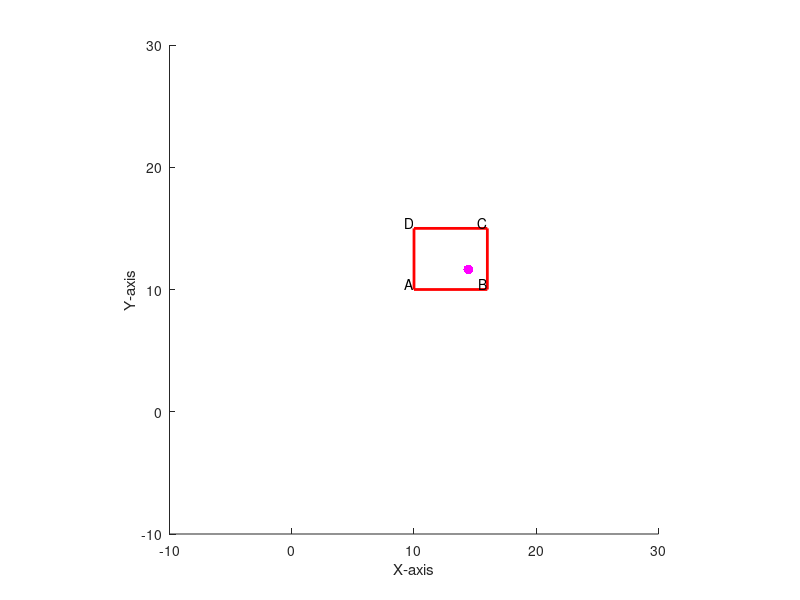

The MATLAB script that drew this image: (Note: this script raises an error after producing the figure.)
% Create figure
close all;
figure;
length = 6;
height = 5;
m = 0.3; % marin from the edges of the table.
x = 10;
y = 10;

% Draw rectangle
rectangle('Position', [x, y, length, height], 'EdgeColor', 'r', 'LineWidth', 2);
A = [x,y];
B = [x+length,y];
D = [x,y+height];
C = [x+length,y+height];
hold on; % Allow plots to be overlaid

%name the corners
text(A(1), A(2), 'A', 'HorizontalAlignment', 'right', 'VerticalAlignment', 'bottom');
text(B(1), B(2), 'B', 'HorizontalAlignment', 'right', 'VerticalAlignment', 'bottom');
text(C(1), C(2), 'C', 'HorizontalAlignment', 'right', 'VerticalAlignment', 'bottom');
text(D(1), D(2), 'D', 'HorizontalAlignment', 'right', 'VerticalAlignment', 'bottom');

%random point on the table
%random_x = x + rand() * length;
random_x = (x+m) + ((x+length-m) - (x+m)) * rand();
%random_x = x_min + rand() * (x_max - x_min);
random_y = (y+m) + ((y+height-m) - (y+m)) * rand();
%random_y = y + rand() * height;
%random_x = margin + rand() * (length - 2*margin);
%random_y = margin + rand() * (height - 2*margin);
E = [random_x,random_y]
%E = [12, 11];
delta = 0.01; %rn we are trying negative delta.

distance_A = (sqrt((E(1) - A(1))^2 + (E(2) - A(2))^2))+delta;
distance_D = (sqrt((D(1) - E(1))^2 + (D(2) - E(2))^2))+delta;
distance_C = (sqrt((C(1) - E(1))^2 + (C(2) - E(2))^2))+delta;
distance_B = (sqrt((E(1) - B(1))^2 + (E(2) - B(2))^2))+delta;



%Plot random point
scatter(E(1), E(2), 50, 'filled', 'MarkerFaceColor', 'm');
% Set axis limits to include both rectangle and point
axis equal;

xlim([-10, 30]); % Set x-axis limits
ylim([-10, 30]);
% Set axis labels
xlabel('X-axis');
ylabel('Y-axis');


s = 0;
delta3 = 0; % total error 
delta2 = 0;% error only in reference to the previous loop
X = zeros(1,2);

% Check if delta2 is greater than delta3 for checking the direction of the
% curved sides of the quadrilateral
while s < 20
    f = check_direction(A,B,C,D,distance_A,distance_B,distance_C,distance_D);
    ans = drawa_quad(A,B,C,D,distance_A,distance_B,distance_C,distance_D);
    X = [ans(1,1),ans(1,2)];
    if f==0 
        delta2 = -ans(2,1);%if the quadrilateral is inside of circle area
    else
        delta2 = ans(2,1);%if the quadrilateral is outside of circle area
        
    end
    delta3 = delta3 + ans(2,1);
    %changing the distances according to the errors
    distance_A = distance_A + delta2;
    distance_B = distance_B + delta2; 
    distance_C = distance_C + delta2;
    distance_D = distance_D + delta2;
    s = s+1;
end
scatter(X(1), X(2), 20, 'filled', 'MarkerFaceColor', 'c');
X
delta3
distance_A = (sqrt((E(1) - A(1))^2 + (E(2) - A(2))^2))+delta;
distance_D = (sqrt((D(1) - E(1))^2 + (D(2) - E(2))^2))+delta;
distance_C = (sqrt((C(1) - E(1))^2 + (C(2) - E(2))^2))+delta;
distance_B = (sqrt((E(1) - B(1))^2 + (E(2) - B(2))^2))+delta;


viscircles(A, distance_A, 'Color', 'g', 'LineWidth', 2);
viscircles(B, distance_B, 'Color', 'c', 'LineWidth', 2);
viscircles(C, distance_C, 'Color', 'm', 'LineWidth', 2);
viscircles(D, distance_D, 'Color', 'y', 'LineWidth', 2);




% Title
%getting distances from each point 
% and using them to draw circles from each point

%ans = optimize_point(A,B,C,D,F,distance_A,distance_B,distance_C,distance_D,delta2);


